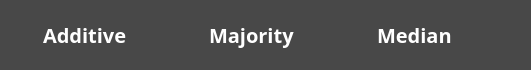
     <widget class="QFrame" name="bottomFrame">
      <property name="minimumSize">
       <size>
        <width>0</width>
        <height>40</height>
       </size>
      </property>
      <property name="maximumSize">
       <size>
        <width>16777215</width>
        <height>70</height>
       </size>
      </property>
      <property name="styleSheet">
       <string notr="true">background-color: rgb(72, 72, 72);
border-radius: 10px;</string>
      </property>
      <property name="frameShape">
       <enum>QFrame::StyledPanel</enum>
      </property>
      <property name="frameShadow">
       <enum>QFrame::Raised</enum>
      </property>
      <layout class="QHBoxLayout" name="horizontalLayout_3">
       <property name="leftMargin">
        <number>3</number>
       </property>
       <property name="topMargin">
        <number>3</number>
       </property>
       <property name="rightMargin">
        <number>3</number>
       </property>
       <property name="bottomMargin">
        <number>3</number>
       </property>
       <item>
        <layout class="QHBoxLayout" name="horizontalLayout_2">
         <item>
          <spacer name="horizontalSpacer_2">
           <property name="orientation">
            <enum>Qt::Horizontal</enum>
           </property>
           <property name="sizeHint" stdset="0">
            <size>
             <width>40</width>
             <height>20</height>
            </size>
           </property>
          </spacer>
         </item>
         <item>
          <widget class="QLabel" name="labelAdditive">
           <property name="font">
            <font>
             <family>Maiandra GD</family>
             <pointsize>15</pointsize>
             <weight>75</weight>
             <bold>true</bold>
            </font>
           </property>
           <property name="styleSheet">
            <string notr="true">color: white;</string>
           </property>
           <property name="text">
            <string>Additive</string>
           </property>
          </widget>
         </item>
         <item>
          <widget class="QLabel" name="labelAdditiveDecision">
           <property name="minimumSize">
            <size>
             <width>30</width>
             <height>30</height>
            </size>
           </property>
           <property name="maximumSize">
            <size>
             <width>60</width>
             <height>60</height>
            </size>
           </property>
           <property name="text">
            <string/>
           </property>
           <property name="pixmap">
            <pixmap>appIcons/buyIcon.png</pixmap>
           </property>
           <property name="scaledContents">
            <bool>true</bool>
           </property>
          </widget>
         </item>
         <item>
          <spacer name="horizontalSpacer_4">
           <property name="orientation">
            <enum>Qt::Horizontal</enum>
           </property>
           <property name="sizeHint" stdset="0">
            <size>
             <width>40</width>
             <height>20</height>
            </size>
           </property>
          </spacer>
         </item>
         <item>
          <widget class="QLabel" name="labelMajority">
           <property name="font">
            <font>
             <family>Maiandra GD</family>
             <pointsize>15</pointsize>
             <weight>75</weight>
             <bold>true</bold>
            </font>
           </property>
           <property name="styleSheet">
            <string notr="true">color: white;</string>
           </property>
           <property name="text">
            <string>Majority</string>
           </property>
          </widget>
         </item>
         <item>
          <widget class="QLabel" name="labelMajorityDecision">
           <property name="minimumSize">
            <size>
             <width>30</width>
             <height>30</height>
            </size>
           </property>
           <property name="maximumSize">
            <size>
             <width>60</width>
             <height>60</height>
            </size>
           </property>
           <property name="text">
            <string/>
           </property>
           <property name="pixmap">
            <pixmap>appIcons/sellIcon.png</pixmap>
           </property>
           <property name="scaledContents">
            <bool>true</bool>
           </property>
          </widget>
         </item>
         <item>
          <spacer name="horizontalSpacer_5">
           <property name="orientation">
            <enum>Qt::Horizontal</enum>
           </property>
           <property name="sizeHint" stdset="0">
            <size>
             <width>40</width>
             <height>20</height>
            </size>
           </property>
          </spacer>
         </item>
         <item>
          <widget class="QLabel" name="labelMedian">
           <property name="font">
            <font>
             <family>Maiandra GD</family>
             <pointsize>15</pointsize>
             <weight>75</weight>
             <bold>true</bold>
            </font>
           </property>
           <property name="styleSheet">
            <string notr="true">color: white;</string>
           </property>
           <property name="text">
            <string>Median</string>
           </property>
          </widget>
         </item>
         <item>
          <widget class="QLabel" name="labelMedianDecision">
           <property name="minimumSize">
            <size>
             <width>30</width>
             <height>30</height>
            </size>
           </property>
           <property name="maximumSize">
            <size>
             <width>60</width>
             <height>60</height>
            </size>
           </property>
           <property name="text">
            <string/>
           </property>
           <property name="pixmap">
            <pixmap>appIcons/holdIcon.png</pixmap>
           </property>
           <property name="scaledContents">
            <bool>true</bool>
           </property>
          </widget>
         </item>
         <item>
          <spacer name="horizontalSpacer_3">
           <property name="orientation">
            <enum>Qt::Horizontal</enum>
           </property>
           <property name="sizeHint" stdset="0">
            <size>
             <width>40</width>
             <height>20</height>
            </size>
           </property>
          </spacer>
         </item>
        </layout>
       </item>
      </layout>
     </widget>
